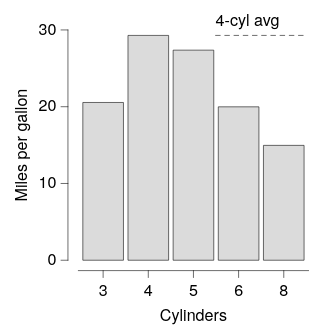

Here is the Vega-Lite specification saved for this chart:
### Vega-Lite specification from a JSON file in a GitHub repository (floating-point values rounded to 4 significant figures)
{"background": null, "config": {"arc": {"fill": "#DBDBDB", "fillOpacity": 1.0, "innerRadius": 25.0, "padAngle": 0.03, "stroke": "black", "strokeOpacity": 1, "strokeWidth": 0.25}, "area": {"fill": "#DBDBDB", "fillOpacity": 1.0, "stroke": "black", "strokeOpacity": 1, "strokeWidth": 0.25}, "axis": {"domain": true, "domainCap": "round", "domainColor": "black", "domainWidth": 0.25, "grid": false, "gridCap": "round", "gridColor": "#F1F1F1", "gridDash": [0, 0], "gridOpacity": 1.0, "gridWidth": 0.25, "labelColor": "black", "labelFont": "Helvetica Neue, HelveticaNeue, Helvetica, Arial, sans-serif", "labelFontSize": 7, "labelFontStyle": "normal", "labelFontWeight": 400, "offset": 4.5, "ticks": true, "tickCap": "round", "tickColor": "black", "tickRound": false, "tickSize": 3, "tickWidth": 0.25, "titleColor": "black", "titleFont": "Helvetica Neue, HelveticaNeue, Helvetica, Arial, sans-serif", "titleFontSize": 7, "titleFontStyle": "normal", "titleFontWeight": 400}, "axisX": {"domain": true, "labelAlign": "center", "labelAngle": 0, "labels": true, "ticks": true, "translate": 0}, "axisY": {"domain": true, "labelAlign": "right", "labelAngle": 0, "labels": true, "ticks": true, "translate": 0}, "axisRight": {"domain": true, "labelAlign": "left", "labelAngle": 0, "labels": true, "ticks": true, "translate": 0}, "axisTop": {"domain": true, "labelAlign": "center", "labelAngle": 0, "labels": true, "ticks": true, "translate": 0}, "axisBand": {"tickOffset": 0}, "bar": {"fill": "#DBDBDB", "fillOpacity": 1.0, "stroke": "black", "strokeOpacity": 1, "strokeWidth": 0.25}, "boxplot": {"size": 9.0, "ticks": {"cornerRadius": 0.25, "fill": "black", "opacity": 1, "size": 4.5, "thickness": 0.25}, "box": {"fillOpacity": 1.0, "stroke": "black", "strokeOpacity": 1, "strokeWidth": 0.25}, "median": {"cornerRadius": 0, "fill": "black", "fillOpacity": 1.0, "opacity": 1, "size": 9.0, "thickness": 0.25}, "rule": {"fill": "black", "fillOpacity": 1.0, "size": 10.0, "stroke": "black", "strokeDash": [0, 0], "strokeOpacity": 1, "strokeWidth": 0.25}, "outliers": {"color": "black", "fill": "black", "fillOpacity": 1.0, "size": 0, "stroke": "black", "strokeOpacity": 1, "strokeWidth": 0.25}}, "circle": {"fill": "black", "fillOpacity": 1.0, "size": 1.25, "stroke": null, "strokeOpacity": 1, "strokeWidth": 0.25}, "errorband": {"band": {"fillOpacity": 0.6, "stroke": null, "strokeWidth": 0.25, "strokeOpacity": 1}, "borders": {"opacity": 0, "strokeOpacity": 0.25, "strokeWidth": 1}}, "errorbar": {"opacity": 1, "rule": {"strokeDash": [0, 0], "strokeWidth": 0.25}, "ticks": {"color": "black", "cornerRadius": 0.125, "opacity": 1, "size": 6.0, "thickness": 0.25}, "thickness": 0.25}, "font": "Helvetica Neue, HelveticaNeue, Helvetica, Arial, sans-serif", "geoshape": {"fill": "#DBDBDB", "fillOpacity": 1.0, "stroke": "black", "strokeOpacity": 1, "strokeWidth": 0.25}, "header": {"labelColor": "black", "labelFont": "Helvetica Neue, HelveticaNeue, Helvetica, Arial, sans-serif", "labelFontSize": 7, "labelFontStyle": "normal", "labelFontWeight": 400, "titleColor": "black", "titleFont": "Helvetica Neue, HelveticaNeue, Helvetica, Arial, sans-serif", "titleFontSize": 7, "titleFontStyle": "normal", "titleFontWeight": 400, "titlePadding": 0}, "legend": {"disable": false, "offset": 4.5, "titlePadding": 4, "labelOffset": 2, "gradientLabelOffset": 2, "gradientLength": 50.0, "gradientThickness": 5.0, "gradientOpacity": 1.0, "gradientStrokeColor": "black", "gradientStrokeWidth": 0.25, "labelColor": "black", "labelFont": "Helvetica Neue, HelveticaNeue, Helvetica, Arial, sans-serif", "labelFontSize": 7, "labelFontStyle": "normal", "labelFontWeight": 400, "strokeColor": "black", "strokeWidth": 0, "symbolSize": 42, "symbolStrokeColor": "black", "symbolStrokeWidth": 0.25, "titleColor": "black", "titleFont": "Helvetica Neue, HelveticaNeue, Helvetica, Arial, sans-serif", "titleFontSize": 7, "titleFontStyle": "normal", "titleFontWeight": 400}, "line": {"color": "black", "stroke": "black", "strokeCap": "butt", "strokeDash": [0, 0], "strokeOpacity": 1, "strokeWidth": 0.5}, "point": {"filled": true, "fill": "#DBDBDB", "fillOpacity": 1.0, "size": 5.0, "stroke": "black", "strokeOpacity": 1, "strokeWidth": 0.25}, "range": {"category": ["#B2B2B2", "#4A7CD3", "#008542", "#664CAF", "#509F98", "#636363", "#284F93", "#005226", "#382864", "#285753"], "diverging": {"scheme": ["#443E60", "#5F597E", "#7C759B", "#9994B6", "#B7B4CC", "#D6D5DC", "#F6F6F6", "#D1DAD9", "#A4C2BF", "#7AA9A4", "#578E89", "#37736E", "#1B5954"]}, "heatmap": {"scheme": ["#440154", "#472270", "#433E82", "#38598C", "#2C728E", "#238A8D", "#24A086", "#39B578", "#5DC862", "#96D646", "#CAE02D", "#FDE724"]}, "ordinal": {"scheme": ["#F1F1F1", "#DBDBDB", "#C6C6C6", "#B2B2B2", "#9D9D9D", "#898989", "#767676", "#636363", "#515151", "#404040", "#2F2F2F", "#1F1F1F"]}, "ramp": {"scheme": ["#440154", "#472270", "#433E82", "#38598C", "#2C728E", "#238A8D", "#24A086", "#39B578", "#5DC862", "#96D646", "#CAE02D", "#FDE724"]}}, "rule": {"color": "black", "stroke": "black", "strokeCap": "round", "strokeDash": [2, 2], "strokeOpacity": 1, "strokeWidth": 0.25}, "scale": {"barBandPaddingInner": 0.1, "rectBandPaddingInner": 0, "tickBandPaddingInner": 0.1, "bandPaddingOuter": 0.1, "bandWithNestedOffsetPaddingInner": 0.2, "bandWithNestedOffsetPaddingOuter": 0.2, "offsetBandPaddingInner": 0, "offsetBandPaddingOuter": 0, "round": false}, "rect": {"fill": "#DBDBDB", "fillOpacity": 1.0, "stroke": "black", "strokeOpacity": 1, "strokeWidth": 0.25}, "square": {"fill": "#DBDBDB", "fillOpacity": 1.0, "size": 10.0, "stroke": "black", "strokeOpacity": 1, "strokeWidth": 0.25}, "text": {"color": "black", "font": "Helvetica Neue, HelveticaNeue, Helvetica, Arial, sans-serif", "fontSize": 7, "fontStyle": "normal", "fontWeight": 400}, "tick": {"color": "black", "cornerRadius": 0.125, "opacity": 1.0, "size": 9.0, "thickness": 0.25}, "title": {"anchor": "middle", "frame": "group", "color": "black", "font": "Helvetica Neue, HelveticaNeue, Helvetica, Arial, sans-serif", "fontSize": 7, "fontStyle": "normal", "fontWeight": 400, "subtitleColor": "black", "subtitleFont": "Helvetica Neue, HelveticaNeue, Helvetica, Arial, sans-serif", "subtitleFontSize": "Helvetica Neue, HelveticaNeue, Helvetica, Arial, sans-serif", "subtitleFontStyle": "normal", "subtitleFontWeight": 400}, "trail": {"color": "black", "opacity": 1, "size": 0.5}, "view": {"continuousWidth": 100, "continuousHeight": 100, "discreteWidth": 100, "discreteHeight": 100, "fill": null, "stroke": null, "strokeWidth": 0.25}}, "layer": [{"data": {"name": "data-545a42f3eeaa12553ce9f584ce2843fd"}, "mark": {"type": "bar"}, "encoding": {"x": {"field": "cyl", "sort": ["3", "4", "5", "6", "8"], "title": "Cylinders", "type": "nominal"}, "y": {"field": "mpg", "title": "Miles per gallon", "type": "quantitative"}}}, {"layer": [{"data": {"values": [{"__dysonsphere__": 1}]}, "mark": {"type": "rule", "opacity": 1.0}, "encoding": {"x": {"value": 59.62}, "x2": {"value": 98.08}, "y": {"datum": 29.29}}}, {"data": {"values": [{"__dysonsphere__": 1}]}, "mark": {"type": "text", "align": "left", "baseline": "bottom", "dx": 0, "dy": -3, "fontSize": 7}, "encoding": {"text": {"value": "4-cyl avg"}, "x": {"value": 59.62}, "y": {"datum": 29.29}}}]}], "$schema": "https://vega.github.io/schema/vega-lite/v6.4.1.json", "datasets": {"data-545a42f3eeaa12553ce9f584ce2843fd": [{"cyl": "4", "mpg": 29.29}, {"cyl": "6", "mpg": 19.99}, {"cyl": "8", "mpg": 14.96}, {"cyl": "3", "mpg": 20.55}, {"cyl": "5", "mpg": 27.37}]}}
